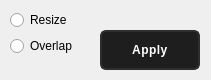
   <widget class="QWidget" name="mergeWidget" native="true">
    <property name="geometry">
     <rect>
      <x>600</x>
      <y>620</y>
      <width>211</width>
      <height>80</height>
     </rect>
    </property>
    <widget class="QPushButton" name="mergeApply">
     <property name="geometry">
      <rect>
       <x>100</x>
       <y>30</y>
       <width>100</width>
       <height>40</height>
      </rect>
     </property>
     <property name="styleSheet">
      <string notr="true">QPushButton {
    background-color: #1E1E1E;
    color: white;
    border: 1.8px solid #2E2E2E;
    border-radius: 6px;
    padding: 3px 8px;
    font-size: 12px;
    font-weight: bold;
    letter-spacing: 0.5px;
    min-width: 80px;
    max-width: 80px;
    min-height: 30px;
    max-height: 30px;
}

QPushButton:hover {
    background-color: #2C2C2C;
    border: 1.8px solid #00FFFF;
    color: #00FFFF;
}

QPushButton:pressed {
    background-color: #111;
    border: 1.8px solid #008B8B;
    color: #008B8B;
}

QPushButton:disabled {
    background-color: #1E1E1E;
    border: 1.8px solid #2E2E2E;
    color: #555;
}
</string>
     </property>
     <property name="text">
      <string>Apply</string>
     </property>
     <property name="icon">
      <iconset resource="resources.qrc">
       <normaloff>:/icons/icons/apply.png</normaloff>:/icons/icons/apply.png</iconset>
     </property>
     <property name="iconSize">
      <size>
       <width>16</width>
       <height>16</height>
      </size>
     </property>
    </widget>
    <widget class="QWidget" name="layoutWidget">
     <property name="geometry">
      <rect>
       <x>10</x>
       <y>10</y>
       <width>89</width>
       <height>59</height>
      </rect>
     </property>
     <layout class="QFormLayout" name="formLayout_2">
      <item row="0" column="0">
       <widget class="QRadioButton" name="resizeRadioButton">
        <property name="text">
         <string>Resize</string>
        </property>
       </widget>
      </item>
      <item row="1" column="0">
       <widget class="QRadioButton" name="overlapRadioButton">
        <property name="text">
         <string>Overlap</string>
        </property>
       </widget>
      </item>
     </layout>
    </widget>
   </widget>
